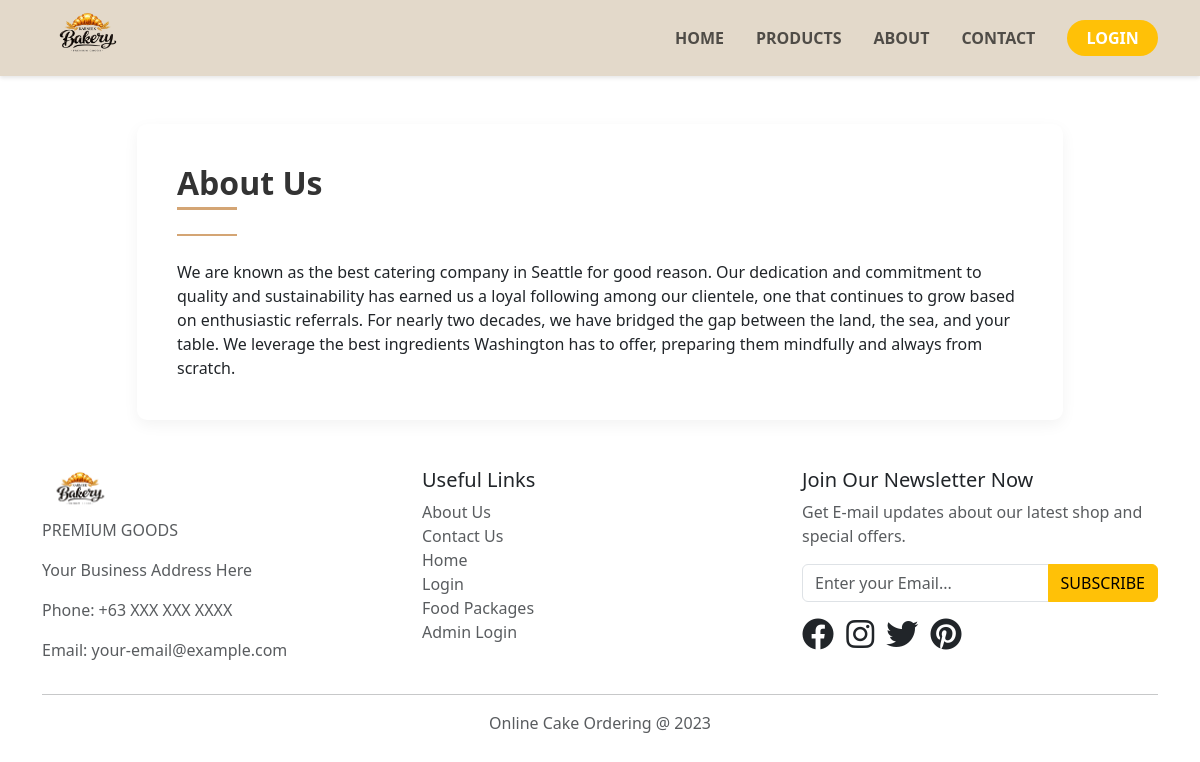
Page /about.php on the committed database.
### tables this page shows
CREATE TABLE IF NOT EXISTS pages (
    pageID INT AUTO_INCREMENT PRIMARY KEY,
    pageTitle VARCHAR(255) NOT NULL,
    pageDescription TEXT,
    email VARCHAR(255),
    mobileNumber VARCHAR(20),
    pageType VARCHAR(50) UNIQUE NOT NULL
);

### connect.php (called while the page is built, shortened)
<?php
  function executePreparedQuery($query, $types = "", $params = []){
    $conn = $GLOBALS['conn'];
    try {
      $stmt = $conn->prepare($query);
    } catch (mysqli_sql_exception $e) {
      error_log("Prepare failed: " . $e->getMessage());
      return false;
    }
    if(!empty($params)){
      $stmt->bind_param($types, ...$params);
    }
    if(!$stmt->execute()){
      error_log("Execute failed: " . $stmt->error);
      $stmt->close();
      return false;
    }
    $result = $stmt->get_result();
    return $result;
  }
?>

### includes/bootstrap.php (called while the page is built, shortened)
<?php
require_once __DIR__ . '/../connect.php';
function e($value) {
    return htmlspecialchars((string)$value, ENT_QUOTES, 'UTF-8');
}

### about.php (the view)
<?php
require_once __DIR__ . '/includes/bootstrap.php';
$query = "SELECT * FROM pages WHERE pageType = ?";
$result = executePreparedQuery($query, "s", ['aboutus']);
$page = mysqli_fetch_assoc($result);
include("includes/header.php");
?>
<div class="about-page">
  <div class="container my-5">
    <div class="row justify-content-center">
      <div class="col-lg-10">
        <div class="card">
          <div class="card-body">
            <h2><?php echo e($page['pageTitle']); ?></h2>
            <hr>
            <div class="about-content">
              <?php echo nl2br(e($page['pageDescription'])); ?>
            </div>
          </div>
        </div>
      </div>
    </div>
  </div>
</div>
<?php include("includes/footer.php"); ?>

### css/style.css (style rules this page uses)
.about-page .card { border: none; border-radius: 10px; box-shadow: 0 5px 15px rgba(0,0,0,0.05); transition: transform 0.3s ease; }
.about-page h2 { color: #333; margin-bottom: 1.5rem; font-weight: 600; position: relative; padding-bottom: 0.5rem; }
.about-page h2::after { content: ''; position: absolute; left: 0; bottom: 0; width: 60px; height: 3px; background-color: #d4a574; }
.about-page .card-body { padding: 2.5rem; }
.about-page hr { border-top: 2px solid #d4a574; width: 60px; margin: 1.5rem 0; opacity: 1; }

### rows in the picture
pages: pageTitle "About Us", pageDescription "We are known as the best catering company in Seattle for good reason. Our dedication and commitment to quality and sustainability has earned us a loyal following among our clientele, one that continues to grow based on enthusiastic referrals. For nearly two decades, we have bridged the gap between the land, the sea, and your table. We leverage the best ingredients Washington has to offer, preparing them mindfully and always from scratch."
